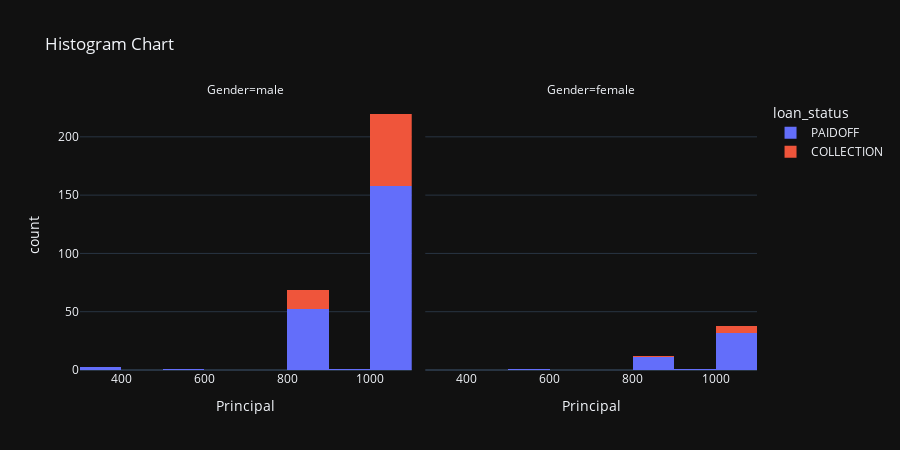

Notebook code for this chart:
### Code cell
import plotly.express as px
fig2 = px.histogram(df, x='Principal', color='loan_status', facet_col='Gender',
                    title='Histogram Chart', height=450,
                   template='plotly_dark')
fig2.update_xaxes(categoryorder='total descending')
fig2.show()

### Figure 1 — Plotly figure (JSON) as saved in the notebook; plotly's stock layout.template omitted (floating-point values rounded to 4 significant figures; data arrays with more than 128 entries replaced by an {"elided": "..."} marker saying what was removed)
{"data": [{"alignmentgroup": "True", "bingroup": "x", "hovertemplate": "loan_status=PAIDOFF<br>Gender=male<br>Principal=%{x}<br>count=%{y}<extra></extra>", "legendgroup": "PAIDOFF", "marker": {"color": "#636efa"}, "name": "PAIDOFF", "offsetgroup": "PAIDOFF", "orientation": "v", "showlegend": true, "type": "histogram", "x": {"elided": "215 int values"}, "xaxis": "x", "yaxis": "y"}, {"alignmentgroup": "True", "bingroup": "x", "hovertemplate": "loan_status=PAIDOFF<br>Gender=female<br>Principal=%{x}<br>count=%{y}<extra></extra>", "legendgroup": "PAIDOFF", "marker": {"color": "#636efa"}, "name": "PAIDOFF", "offsetgroup": "PAIDOFF", "orientation": "v", "showlegend": false, "type": "histogram", "x": [1000, 1000, 900, 1000, 1000, 1000, 800, 800, 1000, 1000, 1000, 1000, 800, 800, 1000, 1000, 1000, 800, 800, 1000, 500, 1000, 1000, 1000, 1000, 1000, 1000, 1000, 1000, 1000, 1000, 1000, 800, 1000, 1000, 800, 1000, 1000, 1000, 800, 1000, 800, 800, 1000, 1000], "xaxis": "x2", "yaxis": "y2"}, {"alignmentgroup": "True", "bingroup": "x", "hovertemplate": "loan_status=COLLECTION<br>Gender=male<br>Principal=%{x}<br>count=%{y}<extra></extra>", "legendgroup": "COLLECTION", "marker": {"color": "#EF553B"}, "name": "COLLECTION", "offsetgroup": "COLLECTION", "orientation": "v", "showlegend": true, "type": "histogram", "x": [1000, 1000, 800, 800, 800, 1000, 1000, 1000, 1000, 1000, 1000, 1000, 1000, 1000, 1000, 1000, 800, 1000, 1000, 800, 1000, 1000, 1000, 1000, 1000, 1000, 1000, 1000, 1000, 1000, 1000, 800, 1000, 1000, 800, 1000, 1000, 1000, 1000, 1000, 1000, 1000, 1000, 1000, 1000, 1000, 800, 1000, 1000, 800, 800, 800, 1000, 1000, 800, 1000, 1000, 1000, 1000, 1000, 1000, 1000, 800, 1000, 1000, 1000, 1000, 800, 1000, 1000, 1000, 1000, 800, 1000, 800, 1000, 800, 1000, 1000], "xaxis": "x", "yaxis": "y"}, {"alignmentgroup": "True", "bingroup": "x", "hovertemplate": "loan_status=COLLECTION<br>Gender=female<br>Principal=%{x}<br>count=%{y}<extra></extra>", "legendgroup": "COLLECTION", "marker": {"color": "#EF553B"}, "name": "COLLECTION", "offsetgroup": "COLLECTION", "orientation": "v", "showlegend": false, "type": "histogram", "x": [1000, 1000, 1000, 1000, 1000, 800, 1000], "xaxis": "x2", "yaxis": "y2"}], "layout": {"annotations": [{"font": {}, "showarrow": false, "text": "Gender=male", "x": 0.245, "xanchor": "center", "xref": "paper", "y": 1, "yanchor": "bottom", "yref": "paper"}, {"font": {}, "showarrow": false, "text": "Gender=female", "x": 0.755, "xanchor": "center", "xref": "paper", "y": 1, "yanchor": "bottom", "yref": "paper"}], "barmode": "relative", "height": 450, "legend": {"title": {"text": "loan_status"}, "tracegroupgap": 0}, "title": {"text": "Histogram Chart"}, "xaxis": {"anchor": "y", "categoryorder": "total descending", "domain": [0, 0.49], "title": {"text": "Principal"}}, "xaxis2": {"anchor": "y2", "categoryorder": "total descending", "domain": [0.51, 1], "matches": "x", "title": {"text": "Principal"}}, "yaxis": {"anchor": "x", "domain": [0, 1], "title": {"text": "count"}}, "yaxis2": {"anchor": "x2", "domain": [0, 1], "matches": "y", "showticklabels": false}}}
